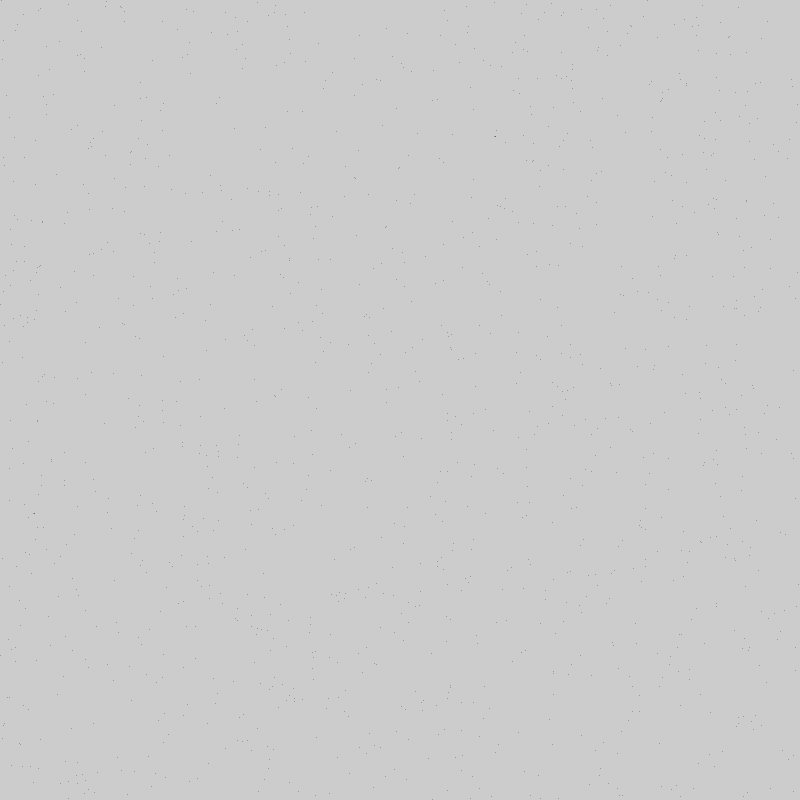
Frame 1 (no input)
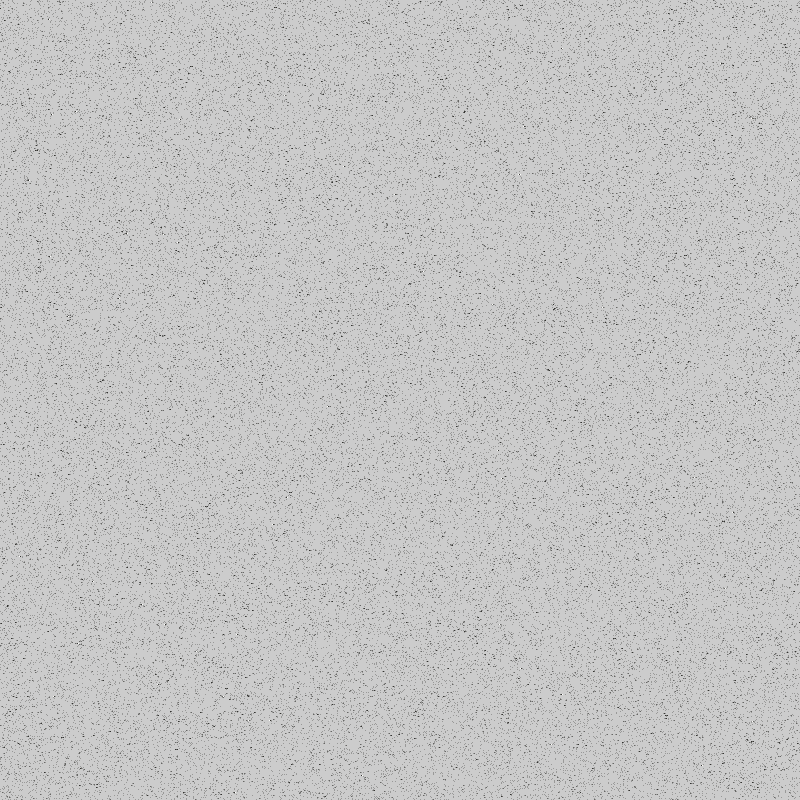
Frame 60 (the mouse pressed at the canvas centre just before this capture)
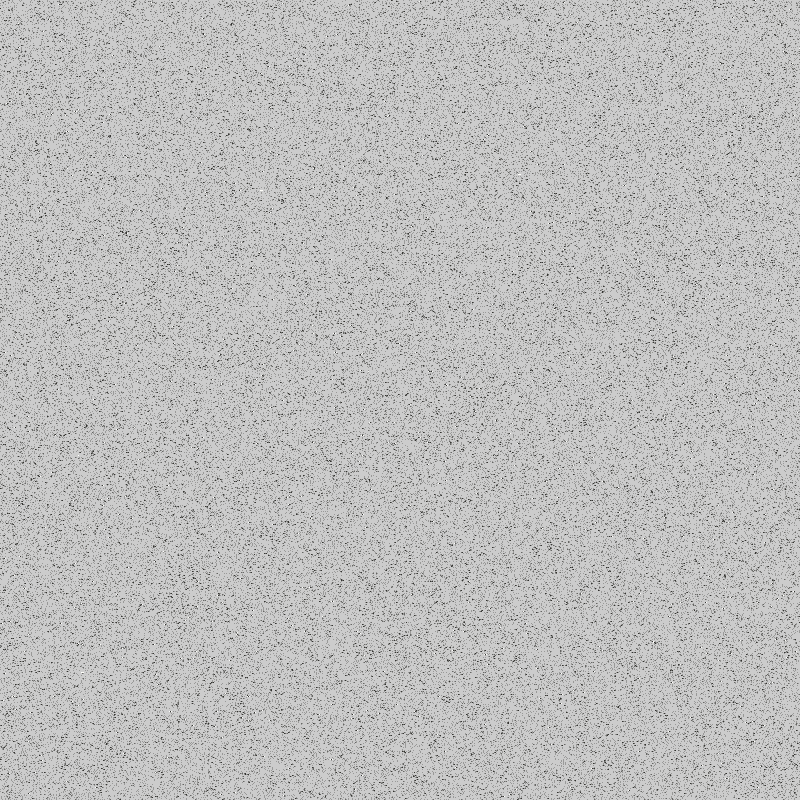
Frame 120 (the mouse held since frame 60 and released just before this capture)

The Processing sketch that drew these frames (run headless with seeded random() and noise(); from frame 60 on, the mouse is pressed at the canvas centre):

// Processing sketch: processing_3968
// ── processing_3968.pde

void setup(){size(800,800);}void draw(){loadPixels();for(int i=1;i<width*height-1;i+=random(1000))pixels[i]=pixels[i-1]+pixels[i+1];updatePixels();}
